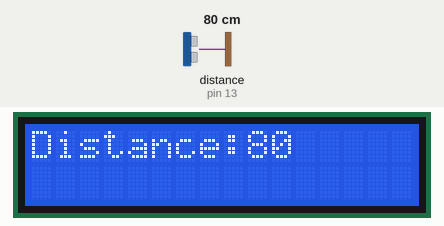
Simulated run of this sketch. Board: Arduino Mega 2560, built with avr-gcc and run on an emulated ATmega2560. Parts: 16×2 character LCD. Wiring (inferred from the names in the program): ultrasonic range finder: trigger pin 12; echo pin 13. The inputs (shaded band) are chosen by the test bench; at power-on: distance to the obstacle (sensor on pin 13) 80 cm. The echo pulse lasts 58.3 µs per cm; what the sketch prints to the serial monitor is not drawn.

Above: at 1.2 s.
1.3 s: distance to the obstacle (sensor on pin 13) set to 2 cm
At 2.1 s:
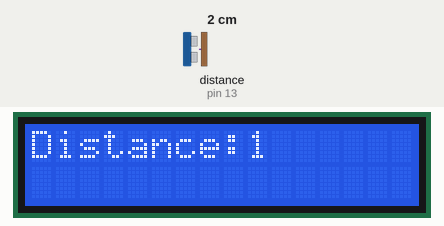
3.0 s: distance to the obstacle (sensor on pin 13) set to 4 cm
At 3.7 s:
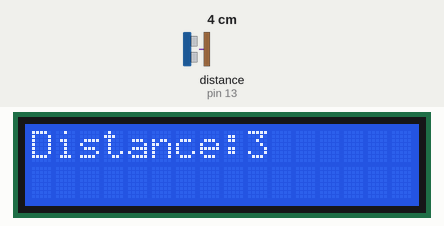
4.6 s: distance to the obstacle (sensor on pin 13) set to 120 cm
At 5.6 s:
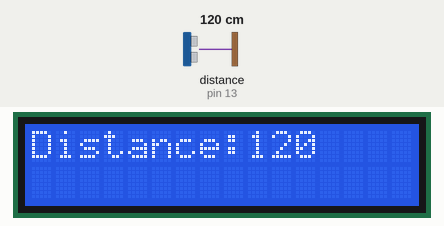
6.1 s: distance to the obstacle (sensor on pin 13) set to 18 cm
At 6.5 s:
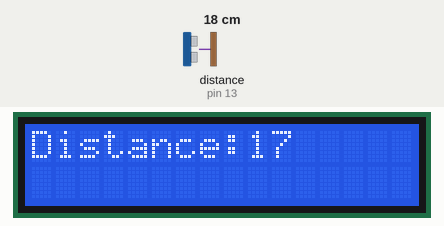
Timing chart, 0 to 8.6 s (numbered marks = the images above; inputs shaded):
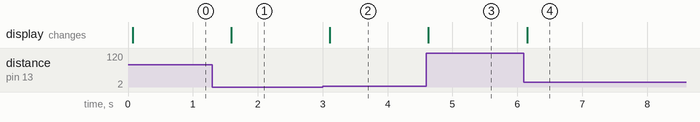

The sketch:

3-6-1.ino
```cpp
#define trig 12
#define echo 13
#define low LOW
#define high HIGH
#define output OUTPUT
#define input INPUT


#include <LiquidCrystal.h>
LiquidCrystal lcd(49,48,47,43,42,41);

long ping(){
    digitalWrite(trig, low);
    delayMicroseconds(12);
    digitalWrite(trig,high);
    delayMicroseconds(10);
    digitalWrite(trig, low);
    return pulseIn(echo,high);
}

void setup(){
    pinMode(trig, output);
    pinMode(echo, input);
    Serial.begin(9600);
    lcd.begin(16,2);
    lcd.print("Distance: cm");
}

void loop(){
    long duration,cm;
    String result = "Distance: ";
    duration = ping();
    cm = duration/58;
    result+=cm;
    result+="(cm)";
    Serial.println(result);
    lcd.setCursor(0,0);
    lcd.print("Distance:         cm");
    lcd.setCursor(9,0);
    lcd.print(cm);
    delay(500);

}
```

Measured:
- after the input at 1.3 s, the display: changes after 0.29 s (image 1)
- after the input at 3.0 s, the display: changes after 0.11 s (image 2)
- after the input at 4.6 s, the display: changes at once (image 3)
- after the input at 6.1 s, the display: changes after 0.05 s (image 4)
